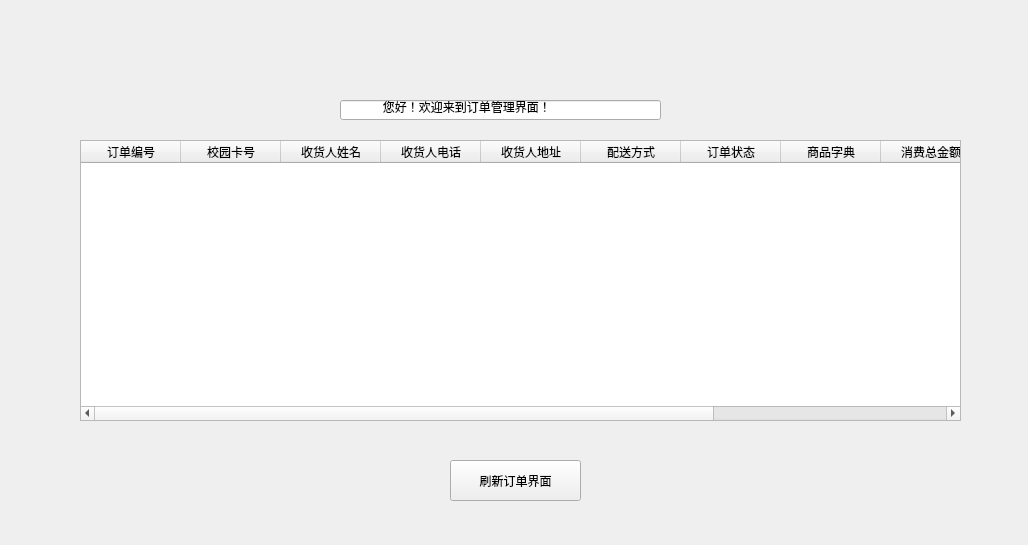
<?xml version="1.0" encoding="UTF-8"?>
<ui version="4.0">
 <class>Form</class>
 <widget class="QWidget" name="Form">
  <property name="geometry">
   <rect>
    <x>0</x>
    <y>0</y>
    <width>1028</width>
    <height>545</height>
   </rect>
  </property>
  <property name="windowTitle">
   <string>Form</string>
  </property>
  <widget class="QLineEdit" name="lineEdit">
   <property name="geometry">
    <rect>
     <x>340</x>
     <y>100</y>
     <width>321</width>
     <height>20</height>
    </rect>
   </property>
   <property name="text">
    <string>            您好！欢迎来到订单管理界面！</string>
   </property>
  </widget>
  <widget class="QTableWidget" name="tableWidget">
   <property name="geometry">
    <rect>
     <x>80</x>
     <y>140</y>
     <width>881</width>
     <height>281</height>
    </rect>
   </property>
   <column>
    <property name="text">
     <string>订单编号</string>
    </property>
   </column>
   <column>
    <property name="text">
     <string>校园卡号</string>
    </property>
   </column>
   <column>
    <property name="text">
     <string>收货人姓名</string>
    </property>
   </column>
   <column>
    <property name="text">
     <string>收货人电话</string>
    </property>
   </column>
   <column>
    <property name="text">
     <string>收货人地址</string>
    </property>
   </column>
   <column>
    <property name="text">
     <string>配送方式</string>
    </property>
   </column>
   <column>
    <property name="text">
     <string>订单状态</string>
    </property>
   </column>
   <column>
    <property name="text">
     <string>商品字典</string>
    </property>
   </column>
   <column>
    <property name="text">
     <string>消费总金额</string>
    </property>
   </column>
   <column>
    <property name="text">
     <string>订单日期</string>
    </property>
   </column>
   <column>
    <property name="text">
     <string>处理订单按钮</string>
    </property>
   </column>
  </widget>
  <widget class="QPushButton" name="pushButton_3">
   <property name="geometry">
    <rect>
     <x>450</x>
     <y>460</y>
     <width>131</width>
     <height>41</height>
    </rect>
   </property>
   <property name="text">
    <string>刷新订单界面</string>
   </property>
  </widget>
 </widget>
 <resources/>
 <connections/>
</ui>
